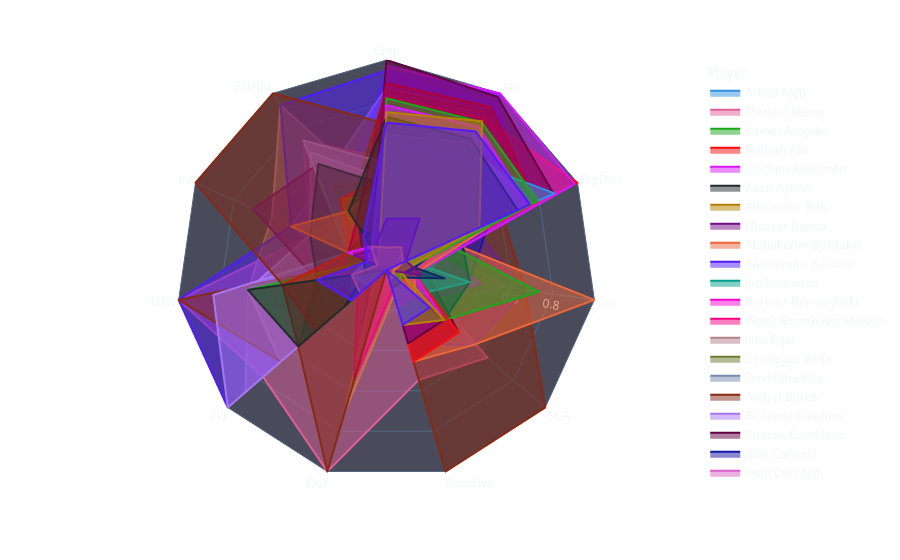

The code cell stored with this chart in its notebook:
### Code cell
import pandas as pd
from sklearn.preprocessing import MinMaxScaler
import plotly.express as px



# Normalize the data (excluding the 'Player' and '90s' columns)
scaler = MinMaxScaler()
columns_to_normalize = df.columns.difference(['Player', '90s'])
df_normalized = df.copy()
df_normalized[columns_to_normalize] = scaler.fit_transform(df[columns_to_normalize])

# Debugging print
print("Normalized DataFrame:")
print(df_normalized.head())

# Reshape the DataFrame for radar plot
df_melted = df_normalized.melt(id_vars=['Player'], var_name='Stat', value_name='Value')
df_melted = df_melted[df_melted['Stat'] != '90s']

# Ensure the values are clipped between 0 and 1
df_melted['Value'] = df_melted['Value'].clip(lower=0, upper=1)

# Replace zeros with a small positive number
df_melted['Value'] = df_melted['Value'].replace(0, 1e-10)

# Debugging print
print("Melted DataFrame:")
print(df_melted.head())

# Create radar chart
fig = px.line_polar(df_melted, r='Value', theta='Stat', line_close=True, color='Player',
                    color_discrete_sequence=px.colors.qualitative.Dark24,
                    template="plotly_dark")

# Update the polar layout to start from 0 and go to 1
fig.update_polars(radialaxis_range=[0, 1],  # Explicitly set the range from 0 to 1
                  angularaxis_showgrid=True,
                  radialaxis_showgrid=True,
                  gridshape='linear',
                  bgcolor="#494b5a",
                  radialaxis_showticklabels=True,
                  angularaxis_showticklabels=True)

fig.update_layout(paper_bgcolor="rgba(0, 0, 0, 0)", plot_bgcolor="rgba(0, 0, 0, 0)")

# Fill the area under the radar lines
fig.update_traces(fill='toself')

fig.show()
